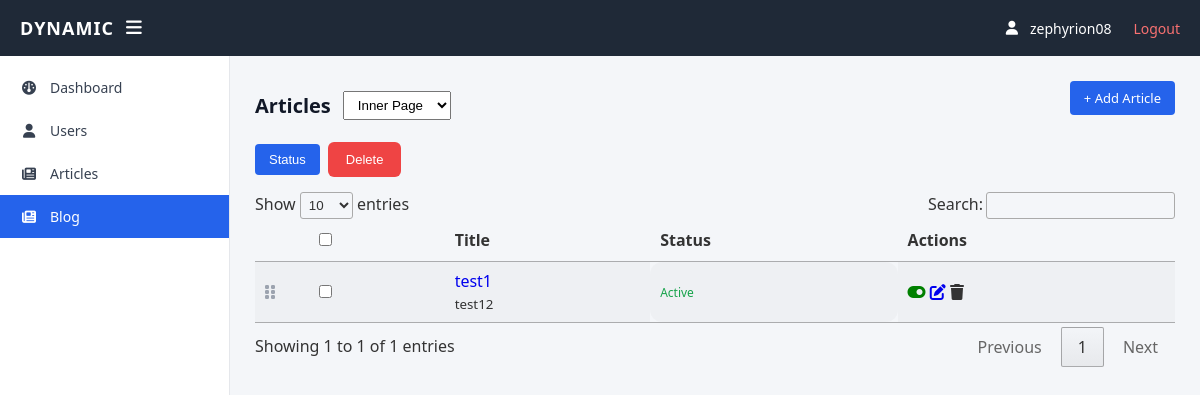
Page /blog/ (signed in) on the committed database.
### blog/models.py (models this page shows, shortened)
class Blog(models.Model):
    title = models.CharField(max_length=255)
    slug = models.SlugField(unique=True, blank=True)
    subtitle = models.CharField(max_length=255, blank=True)
    content = models.TextField(blank=True)
    active = models.BooleanField(default=True)
    homepage = models.BooleanField(default=False)
    position = models.PositiveIntegerField(default=0)
    class Meta:
        ordering = ['position']

### blog/views.py (the view)
# urls.py: path('', views.blog_list, name='blog_list'),
@login_required
def blog_list(request):
    homepage_param = request.GET.get('homepage')
    if homepage_param is not None:
        request.session['homepage_filter'] = homepage_param
        return redirect('blog_list')
    current_filter = request.session.get('homepage_filter', '0')
    blog = Blog.objects.filter(homepage=current_filter).order_by('position')
    print("Session data:", dict(request.session))
    return render(request, 'blog/list.html', {
        'list': blog,
        'current_filter': current_filter
    })

### templates/blog/list.html (shortened to what this page needs)
{% extends "base.html" %}
{% block content %}
<link rel="stylesheet" href="https://cdn.datatables.net/1.13.8/css/jquery.dataTables.min.css">
<header style="display:flex; justify-content:space-between; align-items:center; margin-bottom:12px;">
    <div style="display:flex; align-items:center; gap:12px;">
        <h2 style="margin:0;">Articles</h2>
        <form method="get" id="homepage-filter-form" style="margin:0;">
            <select name="homepage" onchange="this.form.submit()" style="padding:5px 10px;">
                <option value="0" {% if current_filter == '0' %}selected{% endif %}>
                    Inner Page
                </option>
            </select>
        </form>
    </div>
<a href="{% url 'create_blog' %}" class="btn">
    + Add Article
</a>
</header>
    <div style="display:flex; align-items:center; gap:8px;">
        <button type="button"
                class="btn btn-warning"
                onclick="document.getElementById('bulk-form').querySelector('button[name=action][value=toggle]').click()">
            Status
        </button>
        <button type="button"
                class="btn btn-danger"
                onclick="openDeleteModal('article', null, '/bulk/blog/', true)">
            Delete
        </button>
    </div>
<form method="post" action="{% url 'bulk_action' 'blog' %}" id="bulk-form">
    {% csrf_token %}
<table id="listTable" class="display" style="width:100%" data-sort-url="{% url 'sort' 'blog' %}">
    <thead>
        <tr>
            <th style="width: 30px;"></th>
            <th><input type="checkbox" id="select-all"></th>
            <th>Title</th>
            <th>Status</th>
            <th>Actions</th>
        </tr>
    </thead>
    <tbody>
        {% for b in list %}
        <tr data-id="{{ b.id }}">
            <td class="drag-handle" style="cursor: grab; color: #9ca3af;">
                    <i class="fa-solid fa-grip-vertical"></i>
                </td>
            <td><input type="checkbox" name="selected_ids" value="{{ b.id }}" class="row-checkbox"> </td>
            <td><a href="{% url 'edit_blog' b.slug %}">{{ b.title }}</a><br> <small>{{b.slug}}</small></td>
            <td id="status-{{ b.id }}" class="{% if b.active %}status-active{% else %}status-inactive{% endif %}">
                    {{ b.active|yesno:"Active,Inactive" }}
            </td>
            <td class="actions">
                    <span class="status-toggle"
                          data-url="{% url 'toggle_status' 'blog' b.id %}"
                          data-target="status-{{ b.id }}"
                          onclick="event.preventDefault(); toggleStatus(this)">
                        <i class="fa-solid {% if b.active %}fa-toggle-on{% else %}fa-toggle-off{% endif %}"></i>
                    </span>
                    <a href="{% url 'edit_blog' b.slug %}" class="icon edit"><i class="fa-solid fa-pen-to-square"></i></a>
                    <span class="icon delete"
                        onclick="openDeleteModal('blog', '{{ b.title }}', '{% url 'delete_object' 'blog' b.id %}', false)">
                        <i class="fa-solid fa-trash"></i>
                    </span>
                </td>
        </tr>
        {% endfor %}
    </tbody>
</table>
</form>
{% load static %}
{% endblock %}

### templates/base.html (shortened to what this page needs)
{% load static %}
<!DOCTYPE html>
<html>
<head>
  <link rel="stylesheet" href="{% static 'css/admin.css' %}" />
  <link rel="stylesheet"
        href="https://cdnjs.cloudflare.com/ajax/libs/font-awesome/6.5.1/css/all.min.css" />
</head>
<body data-csrf-token="{{ csrf_token }}">
  <header class="topbar">
    <div class="topbar-left">
      <span class="logo">DYNAMIC</span>
      <i class="fa-solid fa-bars" id="toggleSidebar"></i>
    </div>
    <div class="topbar-right">
      <i class="fa-solid fa-user"></i>
      {{ request.user.username }}
      <a href="{% url 'logout' %}" class="logout">Logout</a>
    </div>
  </header>
  <aside class="sidebar" id="sidebar">
    <nav>
      <a href="{% url 'dashboard' %}" class="{% if request.resolver_match.url_name == 'dashboard' %}active{% endif %}">
        <i class="fa-solid fa-gauge"></i>
        <span>Dashboard</span>
      </a>
      <a href="{% url 'user_list' %}" class="{% if 'user' in request.resolver_match.url_name %}active{% endif %}">
        <i class="fa-solid fa-user"></i>
        <span>Users</span>
      </a>
      <a href="{% url 'article_list' %}" class="{% if 'article' in request.resolver_match.url_name %}active{% endif %}">
        <i class="fa-solid fa-newspaper"></i>
        <span>Articles</span>
      </a>
       <a href="{% url 'blog_list' %}" class="{% if 'blog' in request.resolver_match.url_name %}active{% endif %}">
        <i class="fa-solid fa-newspaper"></i>
        <span>Blog</span>
      </a>
    </nav>
  </aside>
  <main class="main" id="main">
    {% block content %}
    {% endblock %}
  </main>
</body>
</html>

### static/css/admin.css (style rules this page uses)
:root { --topbar-height: 56px; --sidebar-width: 230px; --sidebar-collapsed: 70px; --primary: #2563eb; --primary-hover: #1d4ed8; --danger: #ef4444; --danger-hover: #dc2626; --success: #16a34a; --warning: #ffc107; --info: #17a2b8; --bg-body: #f4f6f9; --bg-white: #ffffff; --bg-dark: #1f2937; --border: #e5e7eb; --text-main: #333; --text-secondary: #374151; --text-muted: #6b7280; --text-heading: #111827; --radius: 6px; --shadow-sm: 0 2px 6px rgba(0, 0, 0, 0.05); --shadow-md: 0 4px 8px rgba(0, 0, 0, 0.08); --shadow-lg: 0 8px 20px rgba(0, 0, 0, 0.08); --transition-speed: 0.25s; }
* { box-sizing: border-box; }
body { margin: 0; font-family: "Segoe UI", Arial, sans-serif; background: var(--bg-body); color: var(--text-main); }
.topbar { height: var(--topbar-height); background: var(--bg-dark); color: #fff; display: flex; align-items: center; justify-content: space-between; padding: 0 20px; position: fixed; inset: 0 0 auto 0; z-index: 1000; }
.topbar-left, .topbar-right { display: flex; align-items: center; gap: 12px; }
.topbar-left { font-size: 18px; }
.topbar-right { font-size: 14px; }
.logo { font-weight: 600; letter-spacing: 1px; }
.logout { color: #f87171; text-decoration: none; margin-left: 10px; }
.sidebar { width: var(--sidebar-width); background: var(--bg-white); position: fixed; top: var(--topbar-height); bottom: 0; left: 0; border-right: 1px solid var(--border); padding-top: 10px; transition: width var(--transition-speed) ease; }
.sidebar nav a { display: flex; align-items: center; gap: 12px; padding: 12px 20px; color: var(--text-secondary); text-decoration: none; font-size: 14px; }
.sidebar nav a i { width: 18px; text-align: center; }
.sidebar nav a.active { background: var(--primary); color: white; }
.main { margin-left: var(--sidebar-width); padding: 25px; margin-top: var(--topbar-height); transition: margin-left var(--transition-speed) ease; }
.main h2 { margin: 0 0 20px; font-size: 20px; font-weight: 600; color: var(--text-heading); }
.status-active, .status-inactive { padding: 4px 10px; border-radius: 12px; font-size: 12px; }
.status-active { color: var(--success); }
.btn, .btn-danger, .btn-warning, .btn-sm { display: inline-block; border-radius: 4px; font-weight: 500; text-decoration: none; border: none; cursor: pointer; transition: background 0.2s ease; }
.btn { background: var(--primary); color: white; padding: 8px 14px; font-size: 13px; margin-bottom: 15px; }
.form-actions .btn, .btn-danger, .btn-cancel { padding: 10px 18px; border-radius: var(--radius); text-decoration: none; }
.btn-danger { background-color: var(--danger); color: #fff; }
#toggleSidebar { cursor: pointer; }
.status-toggle, .icon.delete, .icon.edit, .icon { cursor: pointer; user-select: none; }
i.fa-solid.fa-toggle-on { color: green; }

### templates/blog/list.html (style rules this page uses)
a { text-decoration: none; }

### rows in the picture
Blog: title "test1", slug "test12", active "Active"

### other values in the picture
{{ request.user.username }} "zephyrion08"
